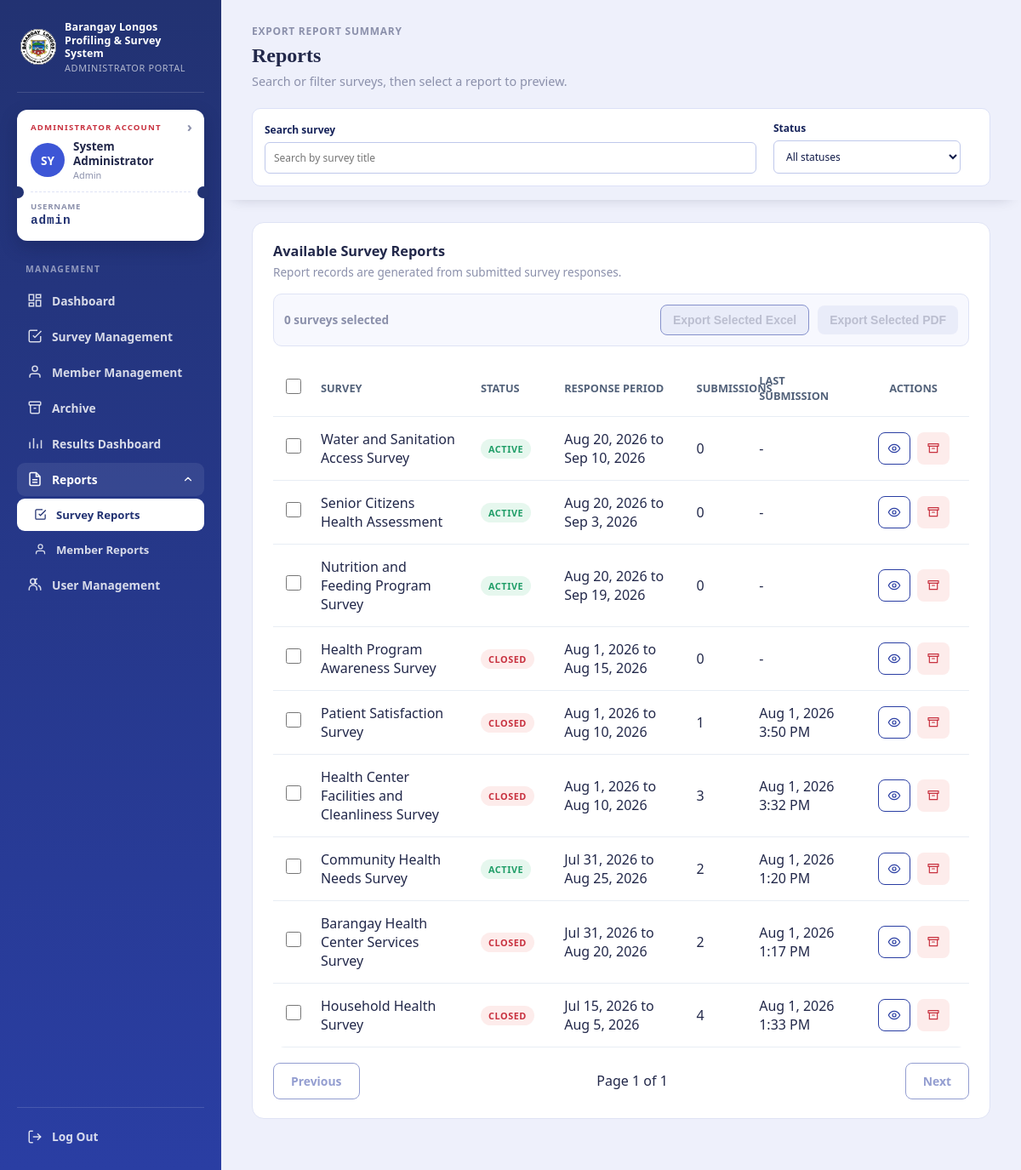
Page /admin/pages/reports.php (signed in) on the committed database.
### tables this page shows
CREATE TABLE `staff_admin` (
  `id` int(10) UNSIGNED NOT NULL,
  `username` varchar(80) NOT NULL,
  `full_name` varchar(120) NOT NULL,
  `password_hash` varchar(255) NOT NULL,
  `role` enum('admin','staff') NOT NULL DEFAULT 'staff',
  `contact_number` varchar(30) NOT NULL DEFAULT '',
  `address` text NOT NULL,
  `birthday` date DEFAULT NULL,
  `is_active` tinyint(1) NOT NULL DEFAULT 1,
  `archived_at` timestamp NULL DEFAULT NULL,
  `created_at` timestamp NULL DEFAULT current_timestamp()
);

CREATE TABLE `surveys` (
  `id` int(10) UNSIGNED NOT NULL,
  `title` varchar(180) NOT NULL,
  `description` text NOT NULL,
  `opens_at` date NOT NULL,
  `closes_at` date NOT NULL,
  `is_active` tinyint(1) NOT NULL DEFAULT 1,
  `archived_at` timestamp NULL DEFAULT NULL,
  `created_at` timestamp NULL DEFAULT current_timestamp()
);

### config/database.php (called while the page is built, shortened)
<?php
function database(): PDO
{
    static $connection = null;
    if ($connection instanceof PDO) {
        return $connection;
    }
    $connection = new PDO(
        'mysql:host=' . DB_HOST . ';dbname=' . DB_NAME . ';charset=utf8mb4',
        DB_USER,
        DB_PASS,
        [
            PDO::ATTR_ERRMODE => PDO::ERRMODE_EXCEPTION,
            PDO::ATTR_DEFAULT_FETCH_MODE => PDO::FETCH_ASSOC,
            PDO::ATTR_EMULATE_PREPARES => false,
        ]
    );
    $connection->exec("SET time_zone = '+08:00'");
    return $connection;
}

### config/admin_auth.php (called while the page is built, shortened)
<?php
require_once __DIR__ . '/auth.php';
function current_admin(): ?array
{
    $statement = database()->prepare('SELECT id, username, full_name, role, contact_number, address, birthday FROM staff_admin WHERE id = ? AND is_active = 1 LIMIT 1');
    $statement->execute([$_SESSION['admin_id']]);
    return $statement->fetch() ?: null;
}
function require_admin(): array
{
    $admin = current_admin();
    return $admin;
}

### config/auth.php (called while the page is built, shortened)
<?php
require_once __DIR__ . '/database.php';
function h(?string $value): string
{
    return htmlspecialchars((string) $value, ENT_QUOTES, 'UTF-8');
}

### admin/pages/reports.php (the view, shortened to what this page needs)
<?php
require_once __DIR__ . '/../../config/admin_auth.php';
$admin = require_admin();
$db = database();
$isPreview = defined('RENDER_REPORT_PREVIEW');
$search = trim((string) ($_GET['q'] ?? ''));
$status = (string) ($_GET['status'] ?? 'all');
$where = ['s.archived_at IS NULL'];
$params = [];
$whereSql = ' WHERE ' . implode(' AND ', $where);
$perPage = 10;
$reportCountStatement = $db->prepare('SELECT COUNT(*) FROM surveys s' . $whereSql);
$reportCountStatement->execute($params);
$reportCount = (int) $reportCountStatement->fetchColumn();
$pageCount = max(1, (int) ceil($reportCount / $perPage));
$page = min(max(1, (int) ($_GET['page'] ?? 1)), $pageCount);
$paginationSql = $isPreview ? '' : ' LIMIT ' . $perPage . ' OFFSET ' . (($page - 1) * $perPage);
$reportPageUrl = static function (int $targetPage) use ($search, $status): string {
    $query = ['page' => $targetPage];
    if ($search !== '') $query['q'] = $search;
    if ($status !== 'all') $query['status'] = $status;
    return 'reports.php?' . http_build_query($query);
};
$surveyStatement = $db->prepare(
    "SELECT s.id, s.title, s.opens_at, s.closes_at, s.is_active,
            COUNT(DISTINCT sub.id) AS responses,
            MAX(sub.submitted_at) AS last_submission
     FROM surveys s
     LEFT JOIN survey_submissions sub ON sub.survey_id = s.id
     " . $whereSql . " GROUP BY s.id, s.title, s.opens_at, s.closes_at, s.is_active
     ORDER BY s.id DESC" . $paginationSql
);
$surveyStatement->execute($params);
$surveys = $surveyStatement->fetchAll();
$selectedSurvey = null;
?>
<!doctype html>
<html lang="en">
<head>
<link rel="stylesheet" href="../../assets/css/dashboard.css?v=15">
<link rel="stylesheet" href="../css/logout.css">
<link rel="stylesheet" href="../../assets/css/admin-management.css">
<link rel="stylesheet" href="../css/surveys.css?v=7">
<link rel="stylesheet" href="../css/confirm-modal.css?v=3">
</head>
<body>
<div class="portal-shell">
<aside class="sidebar">
    <div class="sidebar-brand"><div class="sidebar-seal"><img src="../../assets/img/barangay-longos-logo.jpg" alt="Barangay Longos Logo"></div><div class="wordmark">Barangay Longos<br>Profiling &amp; Survey System<small>Administrator Portal</small></div></div>
    <div class="id-card" data-navigate-href="admin_profile.php"><div class="id-eyebrow"><?= $admin['role'] === 'admin' ? 'Administrator Account' : 'Staff Account' ?></div><div class="id-card-row"><div class="id-avatar"><?= h(strtoupper(substr($admin['full_name'], 0, 2))) ?></div><div class="id-card-name"><?= h($admin['full_name']) ?><small><?= h(ucfirst($admin['role'])) ?></small></div></div><div class="id-card-perf"></div><div class="id-card-number"><span>Username</span><?= h($admin['username']) ?></div></div>
    <nav class="nav-group"><span class="nav-label">Management</span>
        <a class="nav-link" href="dashboard.php"><span class="nav-icon"><svg viewBox="0 0 24 24" fill="none" stroke="currentColor" stroke-width="2"><rect x="3" y="3" width="7" height="9"/><rect x="14" y="3" width="7" height="5"/><rect x="14" y="12" width="7" height="9"/><rect x="3" y="16" width="7" height="5"/></svg></span>Dashboard</a>
        <a class="nav-link" href="surveys.php"><span class="nav-icon"><svg viewBox="0 0 24 24" fill="none" stroke="currentColor" stroke-width="2"><path d="M9 11l3 3L22 4"/><path d="M21 12v7a2 2 0 0 1-2 2H5a2 2 0 0 1-2-2V5a2 2 0 0 1 2-2h11"/></svg></span>Survey Management</a>
        <a class="nav-link" href="members.php"><span class="nav-icon"><svg viewBox="0 0 24 24" fill="none" stroke="currentColor" stroke-width="2"><path d="M20 21v-2a4 4 0 0 0-4-4H8a4 4 0 0 0-4 4v2"/><circle cx="12" cy="7" r="4"/></svg></span>Member Management</a><a class="nav-link" href="archive.php"><span class="nav-icon"><svg viewBox="0 0 24 24" fill="none" stroke="currentColor" stroke-width="2"><rect x="3" y="3" width="18" height="5" rx="1"/><path d="M5 8v11a2 2 0 0 0 2 2h10a2 2 0 0 0 2-2V8"/><line x1="10" y1="13" x2="14" y2="13"/></svg></span>Archive</a>
        <a class="nav-link" href="results.php"><span class="nav-icon"><svg viewBox="0 0 24 24" fill="none" stroke="currentColor" stroke-width="2"><line x1="4" y1="20" x2="4" y2="10"/><line x1="10" y1="20" x2="10" y2="4"/><line x1="16" y1="20" x2="16" y2="13"/><line x1="22" y1="20" x2="22" y2="7"/></svg></span>Results Dashboard</a>
        <div class="nav-group-item open">
            <button type="button" class="nav-link nav-parent" aria-expanded="true"><span class="nav-icon"><svg viewBox="0 0 24 24" fill="none" stroke="currentColor" stroke-width="2"><path d="M14 2H6a2 2 0 0 0-2 2v16a2 2 0 0 0 2 2h12a2 2 0 0 0 2-2V8z"/><path d="M14 2v6h6"/><line x1="8" y1="13" x2="16" y2="13"/><line x1="8" y1="17" x2="16" y2="17"/></svg></span>
                <span>Reports</span>
                <svg class="nav-chevron" viewBox="0 0 24 24" fill="none" stroke="currentColor" stroke-width="2" stroke-linecap="round" stroke-linejoin="round"><polyline points="6 9 12 15 18 9"/></svg>
            </button>
            <div class="nav-submenu">
                <a class="nav-link nav-sublink" href="reports.php" aria-current="page"><span class="nav-icon"><svg viewBox="0 0 24 24" fill="none" stroke="currentColor" stroke-width="2"><path d="M9 11l3 3L22 4"/><path d="M21 12v7a2 2 0 0 1-2 2H5a2 2 0 0 1-2-2V5a2 2 0 0 1 2-2h11"/></svg></span>Survey Reports</a>
                <a class="nav-link nav-sublink" href="member_reports.php"><span class="nav-icon"><svg viewBox="0 0 24 24" fill="none" stroke="currentColor" stroke-width="2"><path d="M20 21v-2a4 4 0 0 0-4-4H8a4 4 0 0 0-4 4v2"/><circle cx="12" cy="7" r="4"/></svg></span>Member Reports</a>
            </div>
        </div>
        <?php if ($admin['role'] === 'admin'): ?><a class="nav-link" href="users.php"><span class="nav-icon"><svg viewBox="0 0 24 24" fill="none" stroke="currentColor" stroke-width="2"><circle cx="9" cy="7" r="4"/><path d="M3 21v-2a6 6 0 0 1 12 0v2"/><path d="M16 11a4 4 0 0 1 0-8"/><path d="M21 21v-2a6 6 0 0 0-4-5.7"/></svg></span>User Management</a><?php endif; ?>
    </nav>
    <div class="nav-footer"><a class="nav-link" href="../../process/admin_logout.php" onclick="event.preventDefault(); logout();"><span class="nav-icon"><svg viewBox="0 0 24 24" fill="none" stroke="currentColor" stroke-width="2"><path d="M9 21H5a2 2 0 0 1-2-2V5a2 2 0 0 1 2-2h4"/><polyline points="16 17 21 12 16 7"/><line x1="21" y1="12" x2="9" y2="12"/></svg></span>Log Out</a></div>
</aside>
<main class="main">
    <div class="sticky-head">
    <div class="topbar">
        <div>
            <div class="page-eyebrow"><?= $isPreview ? 'Survey report preview' : 'Export Report Summary' ?></div>
            <h1 class="page-title"><?= $isPreview ? h($selectedSurvey['title'] ?? 'Report Preview') : 'Reports' ?></h1>
            <p class="page-sub"><?= $isPreview ? 'Review this survey report, then export it or print it.' : 'Search or filter surveys, then select a report to preview.' ?></p>
        </div>
    </div>
    <?php if (!$isPreview): ?>
        <form class="survey-tools" method="get" role="search" data-live-filter>
            <label class="tool-search" for="report-search">Search survey
                <input id="report-search" type="search" name="q" value="<?= h($search) ?>" placeholder="Search by survey title" autocomplete="off" data-live-search>
            </label>
            <label class="tool-filter" for="report-status">Status
                <select id="report-status" name="status">
                    <option value="all" <?= $status === 'all' ? 'selected' : '' ?>>All statuses</option>
                </select>
            </label>
        </form>
    <?php endif; ?>
    </div>
    <?php if (!$isPreview): ?>
    <section class="card report-index">
        <div class="card-title">Available Survey Reports</div>
        <div class="card-desc">Report records are generated from submitted survey responses.</div>
        <div data-live-results aria-live="polite">
        <div class="bulk-export-scope" data-bulk-export>
        <div class="bulk-export-toolbar">
            <span data-selection-count>0 surveys selected</span>
            <button class="btn btn-outline" type="button" data-bulk-export-submit="xlsx" disabled>Export Selected Excel</button>
            <button class="btn btn-primary" type="button" data-bulk-export-submit="pdf" disabled>Export Selected PDF</button>
        </div>
        <table class="responsive-table">
            <thead><tr><th><input class="select-survey" type="checkbox" aria-label="Select all surveys" data-select-all></th><th>Survey</th><th>Status</th><th>Response Period</th><th>Submissions</th><th>Last Submission</th><th>Actions</th></tr></thead>
            <tbody>
            <?php foreach ($surveys as $survey): ?>
                <tr>
                    <td data-label="Select"><input class="select-survey" type="checkbox" name="survey_id[]" value="<?= (int) $survey['id'] ?>" aria-label="Select <?= h($survey['title']) ?>" data-survey-select></td>
                    <td data-label="Survey"><?= h($survey['title']) ?></td>
                    <td data-label="Status"><span class="badge <?= $survey['is_active'] ? 'badge-success' : 'badge-danger' ?>"><?= $survey['is_active'] ? 'Active' : 'Closed' ?></span></td>
                    <td data-label="Response Period"><?= h(date('M j, Y', strtotime($survey['opens_at']))) ?> to <?= h(date('M j, Y', strtotime($survey['closes_at']))) ?></td>
                    <td data-label="Submissions"><?= (int) $survey['responses'] ?></td>
                    <td data-label="Last Submission"><?= $survey['last_submission'] ? h(date('M j, Y g:i A', strtotime($survey['last_submission']))) : '-' ?></td>
                    <td data-label="Actions">
                        <div class="survey-card-actions" style="justify-content:center">
                            <a class="btn btn-outline btn-sm icon-action" href="report_preview.php?survey_id=<?= (int) $survey['id'] ?>" aria-label="Preview report" data-tooltip="Preview Report"><svg viewBox="0 0 24 24" aria-hidden="true"><path d="M2 12s3.5-7 10-7 10 7 10 7-3.5 7-10 7-10-7-10-7Z"/><circle cx="12" cy="12" r="3"/></svg></a>
                            <?php
                                $archiveSurveyConfirm = json_encode([
                                    'title' => 'Archive this survey?',
                                    'description' => '"' . $survey['title'] . '" will be closed and moved to the Archive, and removed from Survey Reports. You can restore it from there at any time.',
                                    'confirmLabel' => 'Yes, archive',
                                    'variant' => 'danger',
                                ], JSON_HEX_APOS | JSON_HEX_QUOT);
                            ?>
                            <form action="../../process/admin_archive_survey.php" method="post" data-confirm-modal='<?=$archiveSurveyConfirm?>'>
                                <button class="btn btn-danger btn-sm icon-action" type="submit" aria-label="Archive survey" data-tooltip="Archive"><svg viewBox="0 0 24 24" aria-hidden="true"><path d="M3 4h18v4H3z"/><path d="M5 8v11h14V8"/><path d="M10 12h4"/></svg></button>
                            </form>
                        </div>
                    </td>
                </tr>
            <?php endforeach; ?>
            </tbody>
        </table>
        </div>
        <?php if ($reportCount > 0): ?>
            <nav class="report-pagination" aria-label="Report pages">
                <?php if ($page > 1): ?><a class="btn btn-outline" href="<?= h($reportPageUrl($page - 1)) ?>">Previous</a><?php else: ?><span class="btn btn-outline" aria-disabled="true">Previous</span><?php endif; ?>
                <span>Page <?= $page ?> of <?= $pageCount ?></span>
                <?php if ($page < $pageCount): ?><a class="btn btn-outline" href="<?= h($reportPageUrl($page + 1)) ?>">Next</a><?php else: ?><span class="btn btn-outline" aria-disabled="true">Next</span><?php endif; ?>
            </nav>
        <?php endif; ?>
        </div>
    </section>
    <?php endif; ?>
</main>
</div>
</body>
</html>

### rows in the picture
staff_admin: full_name "SY", full_name "System Administrator", role "Admin", username "admin"
surveys: title "Water and Sanitation Access Survey", is_active "ACTIVE", opens_at "Aug 20, 2026", closes_at "Sep 10, 2026", responses "0"
surveys: title "Senior Citizens Health Assessment", is_active "ACTIVE", opens_at "Aug 20, 2026", closes_at "Sep 3, 2026", responses "0"
surveys: title "Nutrition and Feeding Program Survey", is_active "ACTIVE", opens_at "Aug 20, 2026", closes_at "Sep 19, 2026", responses "0"
surveys: title "Health Program Awareness Survey", is_active "CLOSED", opens_at "Aug 1, 2026", closes_at "Aug 15, 2026", responses "0"
surveys: title "Patient Satisfaction Survey", is_active "CLOSED", opens_at "Aug 1, 2026", closes_at "Aug 10, 2026", responses "1", last_submission "Aug 1, 2026 3:50 PM"
surveys: title "Health Center Facilities and Cleanliness Survey", is_active "CLOSED", opens_at "Aug 1, 2026", closes_at "Aug 10, 2026", responses "3", last_submission "Aug 1, 2026 3:32 PM"
surveys: title "Community Health Needs Survey", is_active "ACTIVE", opens_at "Jul 31, 2026", closes_at "Aug 25, 2026", responses "2", last_submission "Aug 1, 2026 1:20 PM"
surveys: title "Barangay Health Center Services Survey", is_active "CLOSED", opens_at "Jul 31, 2026", closes_at "Aug 20, 2026", responses "2", last_submission "Aug 1, 2026 1:17 PM"
surveys: title "Household Health Survey", is_active "CLOSED", opens_at "Jul 15, 2026", closes_at "Aug 5, 2026", responses "4", last_submission "Aug 1, 2026 1:33 PM"

### other values in the picture
$page "1"
$pageCount "1"
